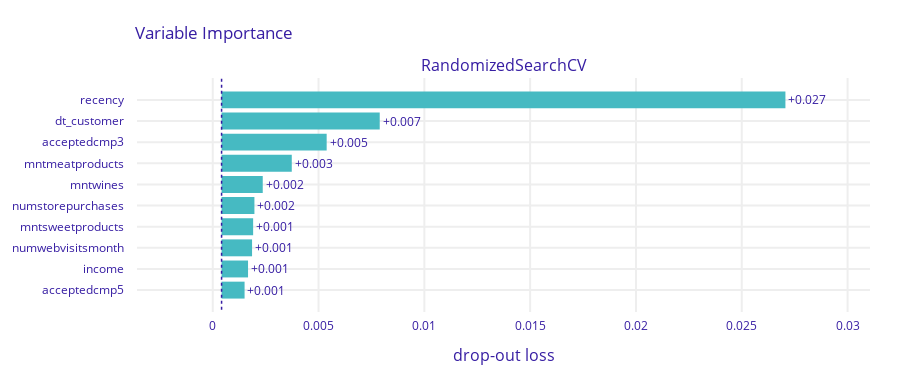

The notebook cell this image was saved under:
### Code cell
mp.plot()

### Figure 1 — Plotly figure (JSON) as saved in the notebook; plotly's stock layout.template omitted (floating-point values rounded to 4 significant figures)
{"data": [{"base": 0.0004171, "hoverinfo": "text", "hoverlabel": {"bgcolor": "rgba(0,0,0,0.8)"}, "hovertext": ["Model: RandomizedSearchCV loss after<br>variable: recency is permuted: 0.027<br>Drop-out loss change: +0.027", "Model: RandomizedSearchCV loss after<br>variable: dt_customer is permuted: 0.008<br>Drop-out loss change: +0.007", "Model: RandomizedSearchCV loss after<br>variable: acceptedcmp3 is permuted: 0.005<br>Drop-out loss change: +0.005", "Model: RandomizedSearchCV loss after<br>variable: mntmeatproducts is permuted: 0.004<br>Drop-out loss change: +0.003", "Model: RandomizedSearchCV loss after<br>variable: mntwines is permuted: 0.002<br>Drop-out loss change: +0.002", "Model: RandomizedSearchCV loss after<br>variable: numstorepurchases is permuted: 0.002<br>Drop-out loss change: +0.002", "Model: RandomizedSearchCV loss after<br>variable: mntsweetproducts is permuted: 0.002<br>Drop-out loss change: +0.001", "Model: RandomizedSearchCV loss after<br>variable: numwebvisitsmonth is permuted: 0.002<br>Drop-out loss change: +0.001", "Model: RandomizedSearchCV loss after<br>variable: income is permuted: 0.002<br>Drop-out loss change: +0.001", "Model: RandomizedSearchCV loss after<br>variable: acceptedcmp5 is permuted: 0.002<br>Drop-out loss change: +0.001"], "marker": {"color": "#46bac2"}, "orientation": "h", "showlegend": false, "text": ["+0.027", "+0.007", "+0.005", "+0.003", "+0.002", "+0.002", "+0.001", "+0.001", "+0.001", "+0.001"], "textposition": "outside", "type": "bar", "x": [0.02665, 0.007474, 0.004966, 0.003317, 0.001945, 0.001552, 0.001492, 0.001441, 0.001251, 0.001087], "xaxis": "x", "y": ["recency", "dt_customer", "acceptedcmp3", "mntmeatproducts", "mntwines", "numstorepurchases", "mntsweetproducts", "numwebvisitsmonth", "income", "acceptedcmp5"], "yaxis": "y"}], "layout": {"annotations": [{"font": {"size": 16}, "showarrow": false, "text": "RandomizedSearchCV", "x": 0.5, "xanchor": "center", "xref": "paper", "y": 1, "yanchor": "bottom", "yref": "paper"}, {"font": {"size": 16}, "showarrow": false, "text": "drop-out loss", "x": 0.5, "xanchor": "center", "xref": "paper", "y": 0, "yanchor": "top", "yref": "paper", "yshift": -30}], "font": {"color": "#371ea3"}, "height": 383, "margin": {"b": 71, "r": 30, "t": 78}, "shapes": [{"line": {"color": "#371ea3", "dash": "dot", "width": 1.5}, "type": "line", "x0": 0.0004171, "x1": 0.0004171, "xref": "x", "y0": -1, "y1": 10, "yref": "y"}], "title": {"text": "Variable Importance", "x": 0.15}, "xaxis": {"anchor": "y", "automargin": true, "domain": [0, 1], "fixedrange": true, "gridwidth": 2, "range": [-0.00358, 0.03106], "tickcolor": "white", "ticklen": 3, "ticks": "outside", "type": "linear", "zeroline": false}, "yaxis": {"anchor": "x", "automargin": true, "autorange": "reversed", "domain": [0, 1], "fixedrange": true, "gridwidth": 2, "tickcolor": "white", "ticklen": 10, "ticks": "outside", "type": "category"}}}
